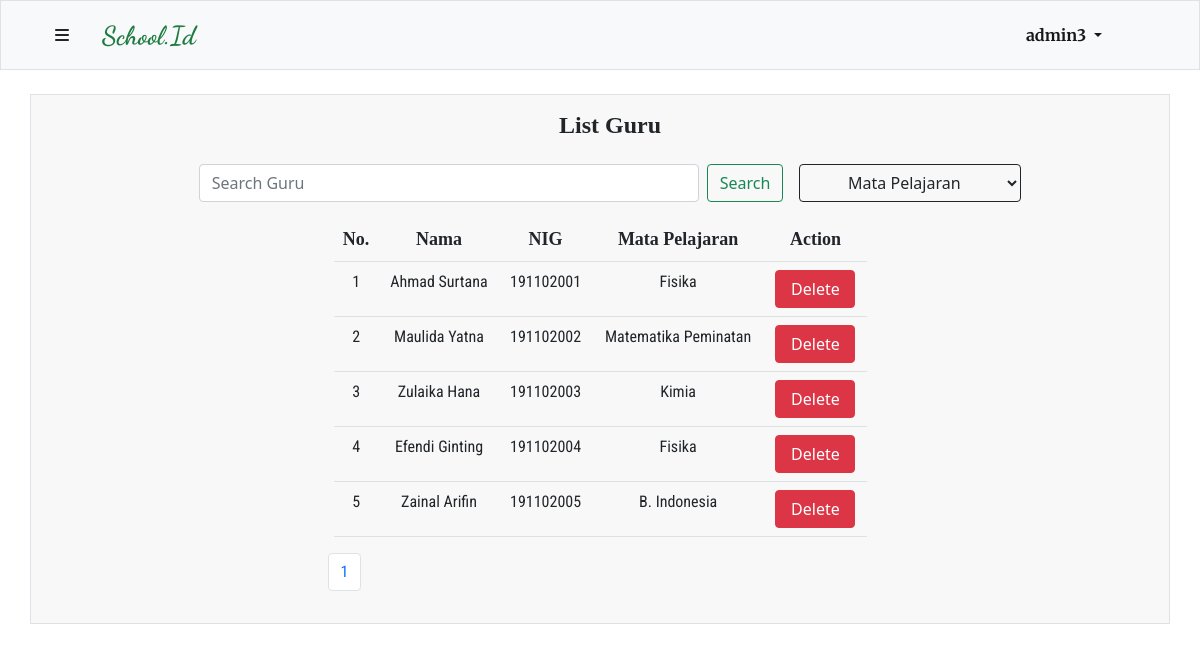
Page /php/guru.php (signed in) on the committed database.
### tables this page shows
CREATE TABLE `user` (
  `id` int(10) UNSIGNED NOT NULL,
  `username` varchar(100) NOT NULL,
  `password` varchar(200) NOT NULL,
  `email` varchar(200) NOT NULL,
  `status` enum('ADMIN','GURU','SISWA') DEFAULT NULL,
  `Created_at` timestamp NOT NULL DEFAULT current_timestamp()
);

CREATE TABLE `guru` (
  `id` int(10) UNSIGNED NOT NULL,
  `nama_guru` varchar(200) NOT NULL,
  `NIG` char(9) NOT NULL,
  `mapel_id` int(10) UNSIGNED NOT NULL,
  `user_id` int(10) UNSIGNED NOT NULL
);

CREATE TABLE `mapel` (
  `id` int(10) UNSIGNED NOT NULL,
  `nama_mapel` varchar(200) NOT NULL,
  `Created_at` timestamp NOT NULL DEFAULT current_timestamp()
);

### php/function.php (called while the page is built, shortened)
<?php
$connection = mysqli_connect("localhost","root","","tubes");
function show($query) {
    global $connection;
    $box = [];
    $result = mysqli_query($connection, $query);
    while($row = mysqli_fetch_assoc($result)) {
        $box[] = $row;
    }
    return $box;
}
?>

### php/guru.php (the view, shortened to what this page needs)
<?php
require 'function.php';
$totalData = count(show("SELECT guru.id as id, guru.nama_guru as nama, guru.NIG as nig, mapel.nama_mapel as mapel FROM guru JOIN mapel ON guru.mapel_id = mapel.id ")) ;
$dataPerhalaman = 5;
if (isset($_GET["page"])) {
    $halamanAktif = $_GET["page"];
} else {
    $halamanAktif = 1;
}
$dataAwal = ($halamanAktif * $dataPerhalaman) - $dataPerhalaman;
$guru = show("SELECT guru.id as id, guru.nama_guru as nama, guru.NIG as nig, mapel.nama_mapel as mapel FROM guru JOIN mapel ON guru.mapel_id = mapel.id LIMIT $dataAwal, $dataPerhalaman ");
$i = $dataAwal + 1;
?>
<!DOCTYPE html>
<html lang="en">
<head>
    <link href="https://cdn.jsdelivr.net/npm/bootstrap@5.1.3/dist/css/bootstrap.min.css" rel="stylesheet">
    <link rel="stylesheet" href="style/navbar.css">
    <link rel="stylesheet" href="style/template.css">
</head>
<body>
    <?php include 'navbar.php' ?>
<div class="container my-4 px-4 py-3 table-data border">
    <div class="table-title">
        <h4>List Guru</h4>
    </div>
    <form class="d-flex search my-3 mx-auto" method="POST">
            <input class="form-control me-2" type="search" placeholder="Search Guru" aria-label="Search" name="keyword" autocomplete="off">
            <button class="btn btn-outline-success" type="submit" name="find">Search</button>
        <select class="btn ms-3 btn-outline-dark" name="filter" id="">
            <option value="">Mata Pelajaran</option>
        </select>
    </form>
    <div class="container-fluid mt-3">
        <table class="mx-auto table">
        <tr class="thead">
            <td class="table-header">No. </td>
            <td class="table-header">Nama</td>
            <td class="table-header">NIG</td>
            <td class="table-header">Mata Pelajaran</td>
            <?php if(isset($_SESSION["admin"])) : ?>
                    <td class="table-header">Action</td>
                <?php endif ; ?>
        </tr>
        <?php foreach($guru as $gru) : ?>
        <tr class="tbody">
            <td class="table-body"><?=$i?></td>
            <td class="table-body"><?=$gru["nama"] ?></td>
            <td class="table-body"><?=$gru["nig"]?></td>
            <td class="table-body"><?=$gru["mapel"]?></td>
            <?php if(isset($_SESSION["admin"])) : ?>
                <td>
                  <button type="button" class="btn btn-danger" data-bs-toggle="modal" data-bs-target="#delete<?=$gru["id"]?>">
                    Delete
                  </button>
                </td>
            <?php endif; ?>
        </tr>
    <?php $i++ ?>
    <?php endforeach ; ?>
        </table>
    </div>
     <?php include 'pagination.php' ?>
</div>
</body>
</html>

### php/navbar.php (shortened to what this page needs)
<?php
$connection = mysqli_connect("localhost","root","","tubes");
$id = $_SESSION["userID"];
if(isset($_SESSION["admin"])) {
    $admin = mysqli_query($connection, "SELECT username FROM user WHERE id = $id");
    $data = mysqli_fetch_assoc($admin);
}
?>
    <nav class="navbar navbar-expand-lg navbar-light bg-light container-fluid border sticky-top">
        <div class="container navbar-head">
         <div class="logo">
            <button class="btn" type="button" data-bs-toggle="offcanvas" data-bs-target="#offcanvasRight" aria-controls="offcanvasRight"><i class="fas fa-bars"></i></button>
            <?php if(isset($_SESSION["admin"])) : ?>
                <a class="navbar-brand" href="admin.php">School.Id</a>
            <?php else : ?>
                <a class="navbar-brand" href="dashboard.php">School.Id</a>
            <?php endif ; ?>
         </div>
          <div class="login-register collapse navbar-collapse" id="navbarSupportedContent">
            <ul class="navbar-nav me-auto mb-2 mb-lg-0">
              <li class="nav-item dropdown">
                <a class="nav-link dropdown-toggle active me-5" href="" id="navbarDropdown" role="button" data-bs-toggle="dropdown" aria-expanded="false">
                    <?php if(isset($_SESSION["admin"])) : ?>
                         <?=$data["username"] ; ?>
                    <?php elseif($_SESSION["member"] === "siswa") :?>
                        <?=$data["nama_siswa"] ; ?>
                    <?php else :?>
                        <?=$data["nama_guru"] ; ?>
                    <?php endif ; ?>
                </a>
              </li>
            </ul>
          </div>
        </div>
    </nav>

### php/style/navbar.css (style rules this page uses)
* { margin: 0; padding: 0; box-sizing: border-box; }
.navbar { background-color: #f8f8f8; height: 70px; }
.navbar-brand { text-align: center; font-weight: 900 !important; font-size : 26px; margin: 0; padding: 0 20px; font-family: 'Dancing Script'; color: #1E7B40 !important; }
.navbar .logo { display: flex; text-align: center; }
.navbar .login-register { flex-grow: 0; font-family: 'Merriweather'; font-weight: bolder; }

### php/style/template.css (style rules this page uses)
* { margin: 0; padding: 0; box-sizing: border-box; }
.d-flex { align-items: center; justify-content: center; }
form { margin: 0 20px; }
.table-data { background-color: #f8f8f8; }
.search .form-control { margin: 0 20px; }
.form-control { max-width: 500px; width: 100%; }
.table-data table { width: 50%; text-align: center; }
.table-data .table-title { display: flex; justify-content: center; }
.table-data .table-title h4 { margin-left :20px; text-align: center; font-family: 'Merriweater'; font-weight: 900; }
.table-data table button { width: 80px; }
.table-data .thead { font-family: 'Merriweater', serif !important; font-weight: bold; font-size: 18px; }
th, td { padding: 10px 5px; }
.table-data .table-body { font-family: 'Roboto Condensed', sans-serif;; }

### rows in the picture
user: username "admin3"
guru: nama_guru "Ahmad Surtana", NIG "191102001", mapel.nama_mapel "Fisika"
guru: nama_guru "Maulida Yatna", NIG "191102002", mapel.nama_mapel "Matematika Peminatan"
guru: nama_guru "Zulaika Hana", NIG "191102003", mapel.nama_mapel "Kimia"
guru: nama_guru "Efendi Ginting", NIG "191102004", mapel.nama_mapel "Fisika"
guru: nama_guru "Zainal Arifin", NIG "191102005", mapel.nama_mapel "B. Indonesia"
